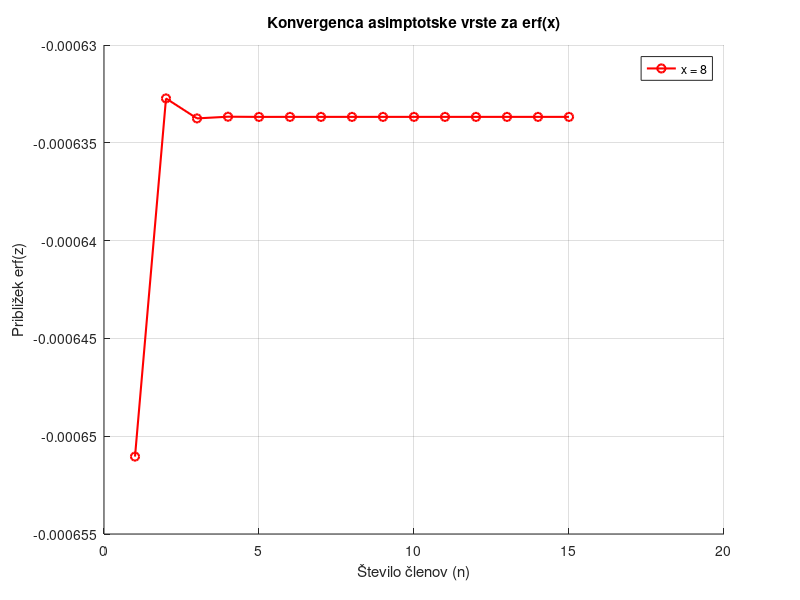

The MATLAB source for this figure:
clc; clear; close all;

n_terms = 15;  % Number of terms in the asymptotic series
x_values = [8];  % Different x-values to analyze

colors = ['r', 'g', 'b', 'm'];  % Different colors for each x
hold on;

for i = 1:length(x_values)
    x = x_values(i);
    terms = zeros(n_terms, 1);  % Store individual terms
    sum_series = zeros(n_terms, 1);  % Store partial sums

    % Compute the asymptotic series for erf(x)
    for n = 1:n_terms
        term = ((-1)^n) * (factorial(2*n) / (2^n * factorial(n) * (2*n + 1))) * x^(-2*n-1);
        terms(n) = term;
        sum_series(n) = sum(terms(1:n));  % Compute the partial sum
    end

    % Plot the convergence for this x
    plot(1:n_terms, sum_series, '-o', 'Color', colors(i), 'LineWidth', 1.5, 'DisplayName', ['x = ', num2str(x)]);
end

% Formatting the plot
xlabel('Število členov (n)');
ylabel('Približek erf(z)');
title('Konvergenca asimptotske vrste za erf(x)');
legend('show');
grid on;
hold off;

